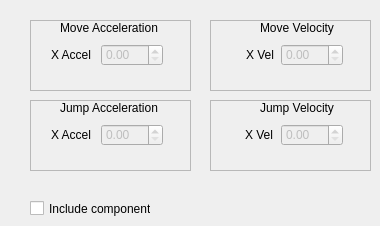
   <widget class="QWidget" name="tab_9">
    <attribute name="title">
     <string>Player</string>
    </attribute>
    <widget class="QFrame" name="frame_18">
     <property name="geometry">
      <rect>
       <x>30</x>
       <y>20</y>
       <width>161</width>
       <height>71</height>
      </rect>
     </property>
     <property name="frameShape">
      <enum>QFrame::StyledPanel</enum>
     </property>
     <property name="frameShadow">
      <enum>QFrame::Raised</enum>
     </property>
     <widget class="QLabel" name="label_119">
      <property name="geometry">
       <rect>
        <x>30</x>
        <y>0</y>
        <width>101</width>
        <height>16</height>
       </rect>
      </property>
      <property name="text">
       <string>Move Acceleration</string>
      </property>
     </widget>
    </widget>
    <widget class="QDoubleSpinBox" name="doubleSpinBox_67">
     <property name="enabled">
      <bool>false</bool>
     </property>
     <property name="geometry">
      <rect>
       <x>101</x>
       <y>44</y>
       <width>62</width>
       <height>22</height>
      </rect>
     </property>
     <property name="specialValueText">
      <string/>
     </property>
     <property name="showGroupSeparator" stdset="0">
      <bool>false</bool>
     </property>
     <property name="maximum">
      <double>300.000000000000000</double>
     </property>
    </widget>
    <widget class="QFrame" name="frame_19">
     <property name="geometry">
      <rect>
       <x>210</x>
       <y>20</y>
       <width>161</width>
       <height>71</height>
      </rect>
     </property>
     <property name="frameShape">
      <enum>QFrame::StyledPanel</enum>
     </property>
     <property name="frameShadow">
      <enum>QFrame::Raised</enum>
     </property>
     <widget class="QLabel" name="label_118">
      <property name="geometry">
       <rect>
        <x>50</x>
        <y>0</y>
        <width>101</width>
        <height>16</height>
       </rect>
      </property>
      <property name="text">
       <string>Move Velocity</string>
      </property>
     </widget>
    </widget>
    <widget class="QLabel" name="label_117">
     <property name="geometry">
      <rect>
       <x>246</x>
       <y>48</y>
       <width>47</width>
       <height>13</height>
      </rect>
     </property>
     <property name="text">
      <string>X Vel</string>
     </property>
    </widget>
    <widget class="QDoubleSpinBox" name="doubleSpinBox_65">
     <property name="enabled">
      <bool>false</bool>
     </property>
     <property name="geometry">
      <rect>
       <x>101</x>
       <y>124</y>
       <width>62</width>
       <height>22</height>
      </rect>
     </property>
     <property name="specialValueText">
      <string/>
     </property>
     <property name="showGroupSeparator" stdset="0">
      <bool>false</bool>
     </property>
     <property name="maximum">
      <double>300.000000000000000</double>
     </property>
    </widget>
    <widget class="QDoubleSpinBox" name="doubleSpinBox_66">
     <property name="enabled">
      <bool>false</bool>
     </property>
     <property name="geometry">
      <rect>
       <x>281</x>
       <y>44</y>
       <width>62</width>
       <height>22</height>
      </rect>
     </property>
     <property name="specialValueText">
      <string/>
     </property>
     <property name="showGroupSeparator" stdset="0">
      <bool>false</bool>
     </property>
     <property name="maximum">
      <double>300.000000000000000</double>
     </property>
    </widget>
    <widget class="QLabel" name="label_114">
     <property name="geometry">
      <rect>
       <x>51</x>
       <y>48</y>
       <width>47</width>
       <height>13</height>
      </rect>
     </property>
     <property name="text">
      <string>X Accel</string>
     </property>
    </widget>
    <widget class="QLabel" name="label_116">
     <property name="geometry">
      <rect>
       <x>245</x>
       <y>127</y>
       <width>47</width>
       <height>16</height>
      </rect>
     </property>
     <property name="text">
      <string>X Vel</string>
     </property>
    </widget>
    <widget class="QLabel" name="label_110">
     <property name="geometry">
      <rect>
       <x>51</x>
       <y>128</y>
       <width>47</width>
       <height>13</height>
      </rect>
     </property>
     <property name="text">
      <string>X Accel</string>
     </property>
    </widget>
    <widget class="QFrame" name="frame_20">
     <property name="geometry">
      <rect>
       <x>210</x>
       <y>100</y>
       <width>161</width>
       <height>71</height>
      </rect>
     </property>
     <property name="frameShape">
      <enum>QFrame::StyledPanel</enum>
     </property>
     <property name="frameShadow">
      <enum>QFrame::Raised</enum>
     </property>
     <widget class="QLabel" name="label_111">
      <property name="geometry">
       <rect>
        <x>50</x>
        <y>0</y>
        <width>101</width>
        <height>16</height>
       </rect>
      </property>
      <property name="text">
       <string>Jump Velocity</string>
      </property>
     </widget>
    </widget>
    <widget class="QFrame" name="frame_21">
     <property name="geometry">
      <rect>
       <x>30</x>
       <y>100</y>
       <width>161</width>
       <height>71</height>
      </rect>
     </property>
     <property name="frameShape">
      <enum>QFrame::StyledPanel</enum>
     </property>
     <property name="frameShadow">
      <enum>QFrame::Raised</enum>
     </property>
     <widget class="QLabel" name="label_115">
      <property name="geometry">
       <rect>
        <x>30</x>
        <y>0</y>
        <width>101</width>
        <height>16</height>
       </rect>
      </property>
      <property name="text">
       <string>Jump Acceleration</string>
      </property>
     </widget>
    </widget>
    <widget class="QDoubleSpinBox" name="doubleSpinBox_64">
     <property name="enabled">
      <bool>false</bool>
     </property>
     <property name="geometry">
      <rect>
       <x>281</x>
       <y>124</y>
       <width>62</width>
       <height>22</height>
      </rect>
     </property>
     <property name="specialValueText">
      <string/>
     </property>
     <property name="showGroupSeparator" stdset="0">
      <bool>false</bool>
     </property>
     <property name="maximum">
      <double>300.000000000000000</double>
     </property>
    </widget>
    <widget class="QCheckBox" name="checkBox_11">
     <property name="geometry">
      <rect>
       <x>30</x>
       <y>200</y>
       <width>121</width>
       <height>17</height>
      </rect>
     </property>
     <property name="text">
      <string>Include component</string>
     </property>
     <property name="checked">
      <bool>false</bool>
     </property>
    </widget>
    <zorder>frame_21</zorder>
    <zorder>frame_18</zorder>
    <zorder>doubleSpinBox_67</zorder>
    <zorder>frame_19</zorder>
    <zorder>label_117</zorder>
    <zorder>doubleSpinBox_65</zorder>
    <zorder>doubleSpinBox_66</zorder>
    <zorder>label_114</zorder>
    <zorder>label_116</zorder>
    <zorder>label_110</zorder>
    <zorder>frame_20</zorder>
    <zorder>doubleSpinBox_64</zorder>
    <zorder>checkBox_11</zorder>
   </widget>
